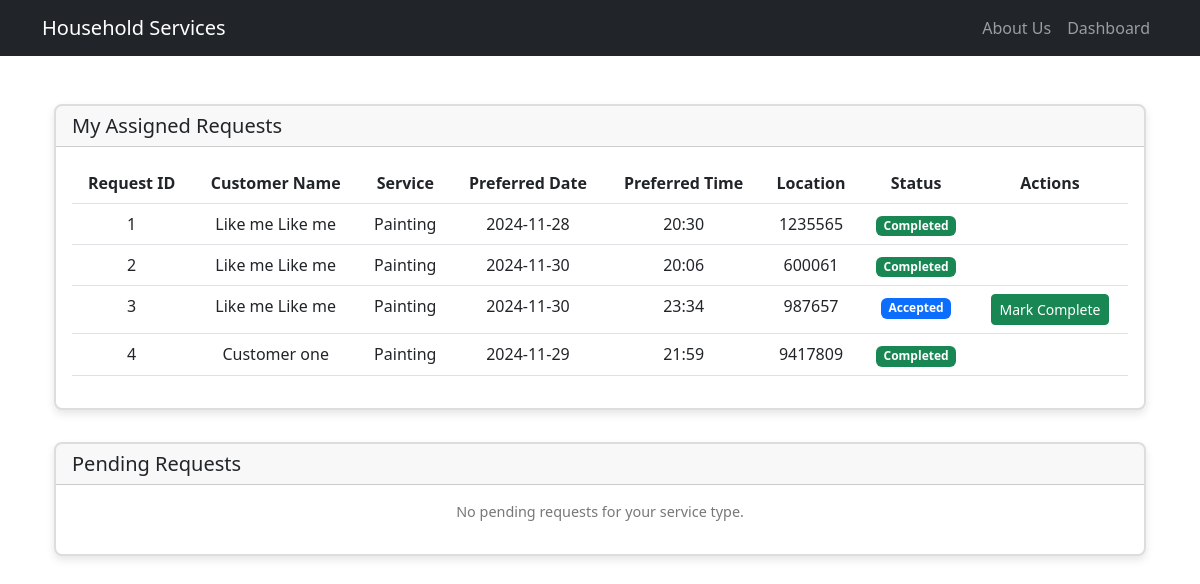
Page /professional/requests (signed in) on the committed database.
### model.py (models this page shows, shortened)
class ServiceRequest(db.Model):
    id = db.Column(db.Integer, primary_key=True)
    service_id = db.Column(db.Integer, db.ForeignKey('service.id'), nullable=False)
    customer_id = db.Column(db.Integer, db.ForeignKey('customer.id'), nullable=False)
    professional_id = db.Column(db.Integer, db.ForeignKey('service_professional.id'))
    date_of_request = db.Column(db.DateTime, default=datetime.utcnow, nullable=False)
    date_of_completion = db.Column(db.DateTime)
    status = db.Column(db.String(20), default='requested')  # requested, accepted, in_progress, completed, cancelled
    remarks = db.Column(db.Text)
    rating = db.Column(db.Integer)  # 1-5 rating
    review = db.Column(db.Text)
    service = db.relationship('Service', backref='requests')
    preferred_date = db.Column(db.Date, nullable=False)
    preferred_time = db.Column(db.Time, nullable=False)
    address = db.Column(db.String(200), nullable=False)
    pincode = db.Column(db.String(10), nullable=False)
    description = db.Column(db.Text)
    sub_service_id = db.Column(db.Integer, db.ForeignKey('sub_service.id'))
    sub_service = db.relationship('SubService', backref='requests')

class User(UserMixin, db.Model):
    id = db.Column(db.Integer, primary_key=True)
    username = db.Column(db.String(80), unique=True, nullable=False)
    email = db.Column(db.String(120), unique=True, nullable=False)
    password_hash = db.Column(db.String(128), nullable=False)
    type = db.Column(db.String(50), nullable=False)
    created_at = db.Column(db.DateTime, default=datetime.utcnow)
    updated_at = db.Column(db.DateTime, default=datetime.utcnow, onupdate=datetime.utcnow)
    __mapper_args__ = {
        'polymorphic_identity': 'user',
        'polymorphic_on': type
    }

class Customer(User):
    __tablename__ = 'customer'
    __mapper_args__ = {'polymorphic_identity': 'customer'}
    id = db.Column(db.Integer, db.ForeignKey('user.id'), primary_key=True)
    name = db.Column(db.String(100), nullable=False)  # Changed to 100 to match form
    address = db.Column(db.String(200), nullable=False)  # Made nullable=False to match form requirements
    pincode = db.Column(db.String(10), nullable=False)  # Added pincode field
    phone = db.Column(db.String(20))
    requests = db.relationship('ServiceRequest', backref='customer', lazy='dynamic')
    is_active = db.Column(db.Boolean, default=True)

class Service(db.Model):
    id = db.Column(db.Integer, primary_key=True)
    name = db.Column(db.String(100), nullable=False)
    description = db.Column(db.Text)
    created_at = db.Column(db.DateTime, default=datetime.utcnow)
    is_active = db.Column(db.Boolean, default=True)

### routes.py (the view)
@app.route('/professional/requests')
@login_required
def professional_requests():
    if current_user.type != 'service_professional':
        return redirect(url_for('index'))
    pending_requests = ServiceRequest.query.filter(
        ServiceRequest.status == 'requested',
        ServiceRequest.service_id == current_user.service_type
    ).all()
    my_requests = ServiceRequest.query.filter(
        ServiceRequest.professional_id == current_user.id
    ).all()
    return render_template('professional/requests.html',
                         pending_requests=pending_requests,
                         my_requests=my_requests)

### app.py (called while the page is built)
@login_manager.user_loader
def load_user(user_id):
    return User.query.get(int(user_id))

### templates/professional/requests.html
{% extends "main.html" %}
{% block content %}
<div class="container mt-5">
    <div class="card mb-4">
        <div class="card-header">
            <h5 class="card-title mb-0">My Assigned Requests</h5>
        </div>
        <div class="card-body">
            {% if my_requests %}
            <table class="table">
                <thead>
                    <tr>
                        <th>Request ID</th>
                        <th>Customer Name</th>
                        <th>Service</th>
                        <th>Preferred Date</th>
                        <th>Preferred Time</th>
                        <th>Location</th>
                        <th>Status</th>
                        <th>Actions</th>
                    </tr>
                </thead>
                <tbody>
                    {% for request in my_requests %}
                    <tr>
                        <td>{{ request.id }}</td>
                        <td>{{ request.customer.name }}</td>
                        <td>{{ request.service.name }}</td>
                        <td>{{ request.preferred_date.strftime('%Y-%m-%d') }}</td>
                        <td>{{ request.preferred_time.strftime('%H:%M') }}</td>
                        <td>{{ request.pincode }}</td>
                        <td>
                            <span class="badge bg-{{ {
                                'accepted': 'primary',
                                'completed': 'success'
                            }[request.status] }}">
                                {{ request.status.title() }}
                            </span>
                        </td>
                        <td>
                            {% if request.status == 'accepted' %}
                            <a href="{{ url_for('handle_request', request_id=request.id, action='complete') }}"
                               class="btn btn-sm btn-success">Mark Complete</a>
                            {% endif %}
                        </td>
                    </tr>
                    {% endfor %}
                </tbody>
            </table>
            {% else %}
            <p class="text-center">No assigned requests.</p>
            {% endif %}
        </div>
    </div>
    <div class="card">
        <div class="card-header">
            <h5 class="card-title mb-0">Pending Requests</h5>
        </div>
        <div class="card-body">
            {% if pending_requests %}
            <table class="table">
                <thead>
                    <tr>
                        <th>Request ID</th>
                        <th>Customer Name</th>
                        <th>Service</th>
                        <th>Preferred Date</th>
                        <th>Preferred Time</th>
                        <th>Location</th>
                        <th>Actions</th>
                    </tr>
                </thead>
                <tbody>
                    {% for request in pending_requests %}
                    <tr>
                        <td>{{ request.id }}</td>
                        <td>{{ request.customer.name }}</td>
                        <td>{{ request.service.name }}</td>
                        <td>{{ request.preferred_date.strftime('%Y-%m-%d') }}</td>
                        <td>{{ request.preferred_time.strftime('%H:%M') }}</td>
                        <td>{{ request.pincode }}</td>
                        <td>
                            <a href="{{ url_for('handle_request', request_id=request.id, action='accept') }}"
                               class="btn btn-sm btn-success">Accept</a>
                        </td>
                    </tr>
                    {% endfor %}
                </tbody>
            </table>
            {% else %}
            <p class="text-center">No pending requests for your service type.</p>
            {% endif %}
        </div>
    </div>
</div>
{% endblock %}

### static/css/style.css (style rules this page uses)
.card { box-shadow: 0 0 10px rgba(0,0,0,0.1); margin-top: 2rem; }
.card-body { padding: 2rem; }
.card { border: 2px solid #ddd; border-radius: 8px; box-shadow: 0 4px 8px rgba(0, 0, 0, 0.1); transition: transform 0.2s, box-shadow 0.2s; overflow: hidden; }
.card-body { padding: 16px; text-align: center; }
.card-body p { font-size: 0.9rem; color: #777; margin-bottom: 16px; }

### rows in the picture
ServiceRequest: id "1", customer.name "Like me Like me", service.name "Painting", preferred_date "2024-11-28", preferred_time "20:30", pincode "1235565", status "Completed"
ServiceRequest: id "2", customer.name "Like me Like me", service.name "Painting", preferred_date "2024-11-30", preferred_time "20:06", pincode "600061", status "Completed"
ServiceRequest: id "3", customer.name "Like me Like me", service.name "Painting", preferred_date "2024-11-30", preferred_time "23:34", pincode "987657", status "Accepted"
ServiceRequest: id "4", customer.name "Customer one", service.name "Painting", preferred_date "2024-11-29", preferred_time "21:59", pincode "9417809", status "Completed"
